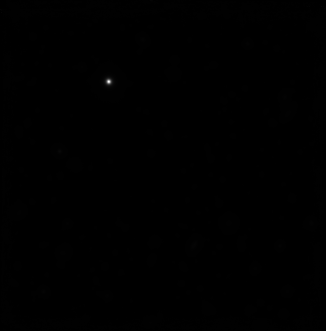
#> input picture LAB/hdfs.tiff, 326 x 331 px
$ jupyter execute LAB1_4_BIP.ipynb
#> lines starting #> are read from the running program, lines starting #| are printed output that depends on the picture
[cell 1]
import skimage.io as io
import matplotlib.pyplot as plt
import skimage as sk
import skimage.color as clr
import matplotlib as mat
import numpy as np

image = np.zeros((40,80,3)) #le 3 correspond au b du cours
plt.imshow(image)

image[0:20, 0:20, 0] = 255  #0=R, 1=G, 2=B
image[0:20, 0:20, 1] = 255

image[20:40, 0:20, 1] = 255

image[0:20, 20:40, 0] = 255
image[0:20, 20:40, 1] = 255
image[0:20, 20:40, 2] = 255

image[0:20, 40:60, 0] = 255
image[0:20, 40:60, 2] = 255

image[0:20, 60:80, 0] = 255

image[20:40, 20:40,1] = 255
image[20:40, 20:40,2] = 255

image[20:40, 40:60,2] = 255

plt.imshow(image)
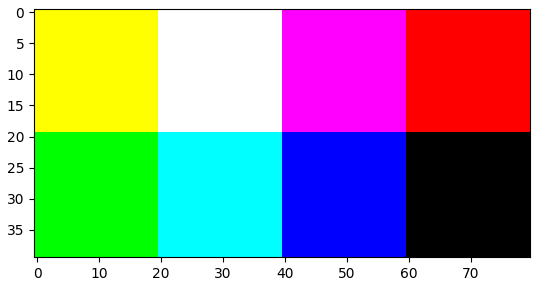
#> figure drawn by matplotlib, 1 panel

[cell 2]
sky = io.imread('hdfs.tiff')
#> sky is the input picture: shape (331, 326) uint32; min 625722, max 628454834, mean 3203051.1
fig, ax = plt.subplots(1,2, figsize = (10,10))
ax[0].imshow(sky,cmap=plt.cm.gray)
ax[1].imshow(sky,cmap=plt.cm.gray,vmax=6284548)
print('min = ', np.max(sky))
#| min =  628454834
print('max = ' ,np.min(sky))
#| max =  625722
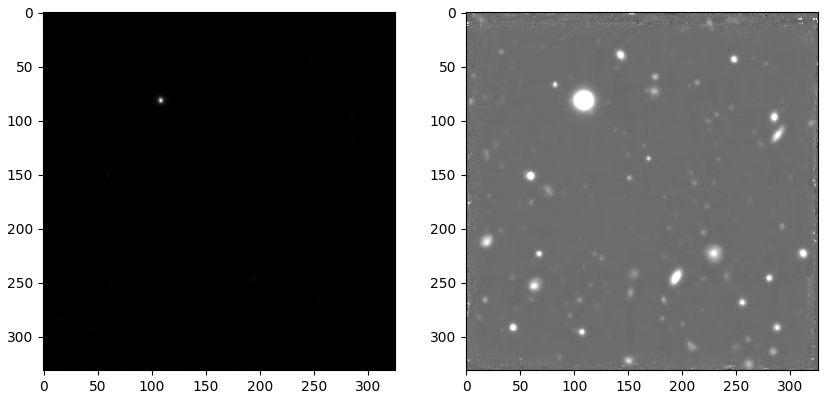
#> figure drawn by matplotlib, 2 panels

[cell 3]
santamonica = io.imread('santamonica.jpg')
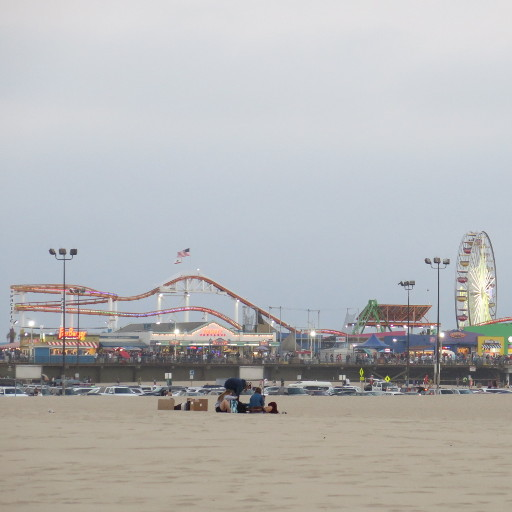
#> input picture LAB/santamonica.jpg, 512 x 512 px
#> santamonica is the input picture: shape (512, 512, 3); mean R, G, B 181.2, 181.3, 181.7
Vsantamonica = np.ravel(santamonica)
#plt.imshow(santamonica)
plt.hist(Vsantamonica,bins=100)
plt.show()
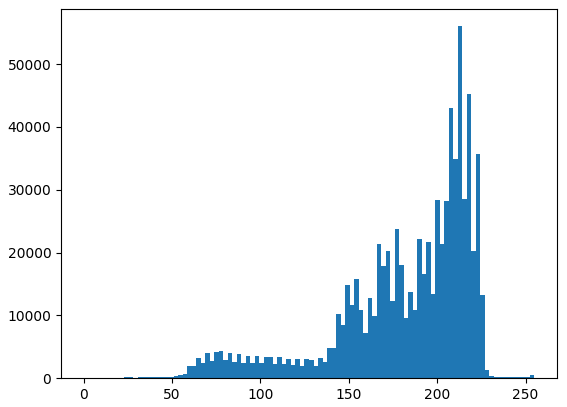
#> figure drawn by matplotlib, 1 panel; tallest bar 56026 high, from x = 211.6 to 214.2

[cell 4]
haze = io.imread('haze.png')
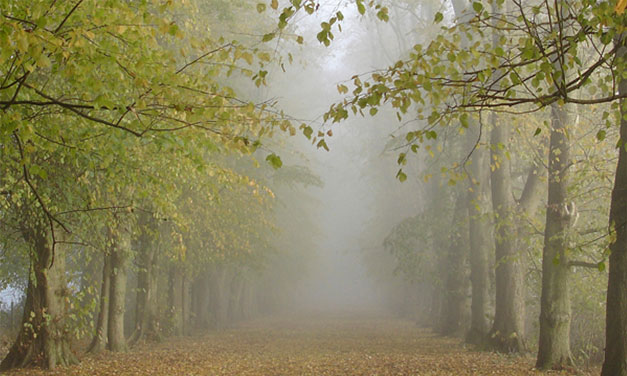
#> input picture LAB/haze.png, 627 x 376 px
#> haze is the input picture: shape (376, 627, 3); mean R, G, B 137.9, 131.9, 96.6
ig, ax = plt.subplots(1,2, figsize = (10,10))
Vhaze = np.ravel(haze)
ax[0].imshow(haze)
ax[1].hist(Vhaze,bins=100)
plt.show() # ressemble à un dirac
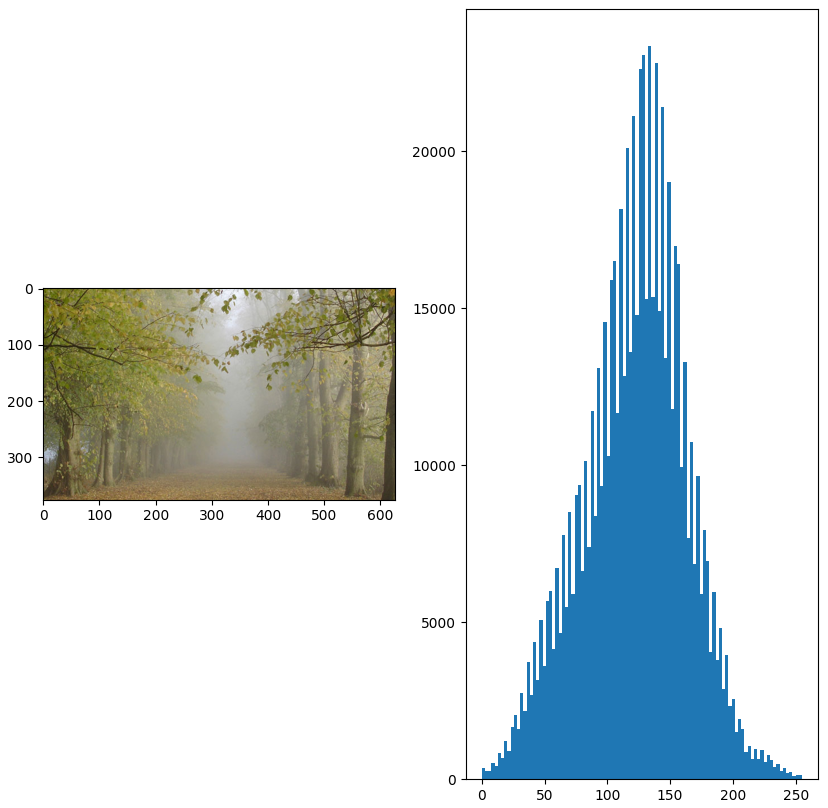
#> figure drawn by matplotlib, 2 panels; panel 2: tallest bar 23355 high, from x = 132.6 to 135.2

[cell 5]
Mhaze = haze * 5
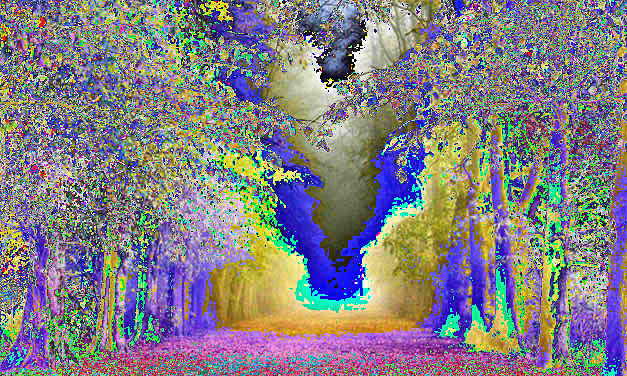
#> Mhaze: shape (376, 627, 3); mean R, G, B 130.1, 126.5, 131.8
ig, ax = plt.subplots(1,2, figsize = (10,10))
VMhaze = np.ravel(Mhaze)
ax[0].imshow(Mhaze)
ax[1].hist(VMhaze,bins=100)
plt.show() # ressemble à un dirac
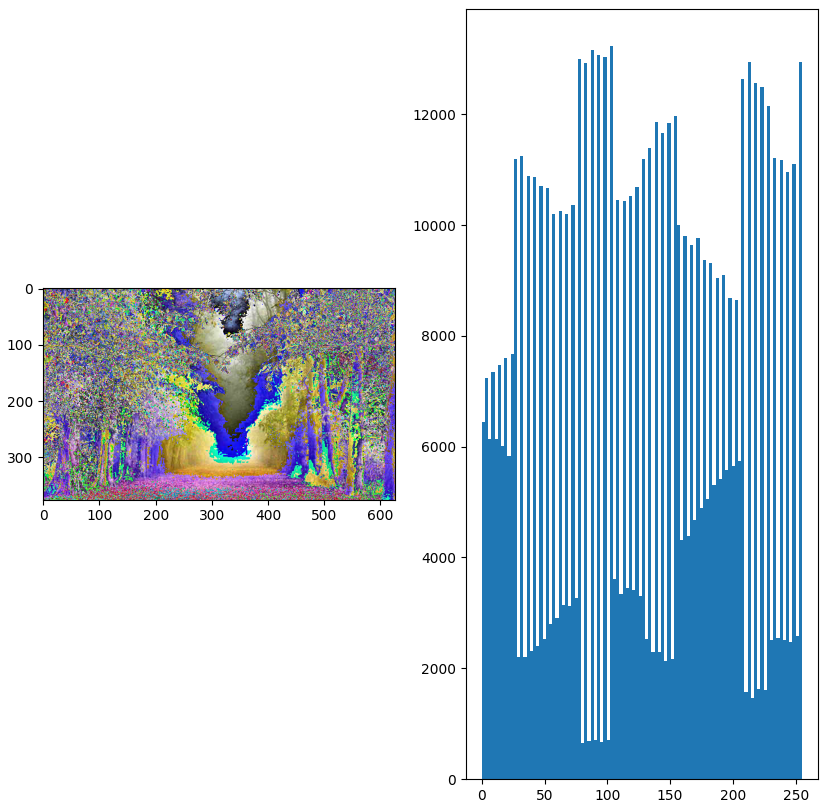
#> figure drawn by matplotlib, 2 panels; panel 2: tallest bar 13239 high, from x = 102 to 104.5

[cell 6]
Ehaze = sk.exposure.equalize_hist(haze)
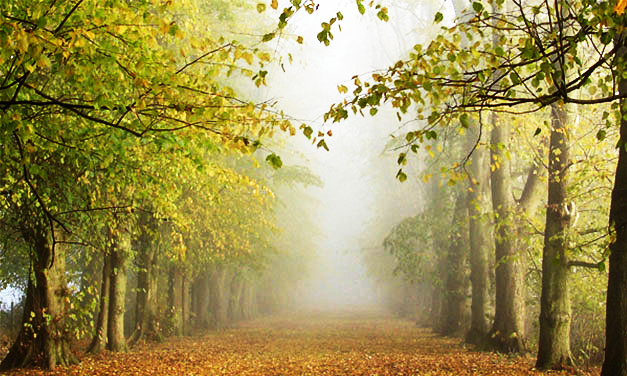
#> Ehaze: shape (376, 627, 3) float64; mean R, G, B 0.619, 0.569, 0.323
ig, ax = plt.subplots(1,2, figsize = (10,10))
VEhaze = np.ravel(Ehaze)
ax[0].imshow(Ehaze)
ax[1].hist(VEhaze,bins=100)
plt.show()
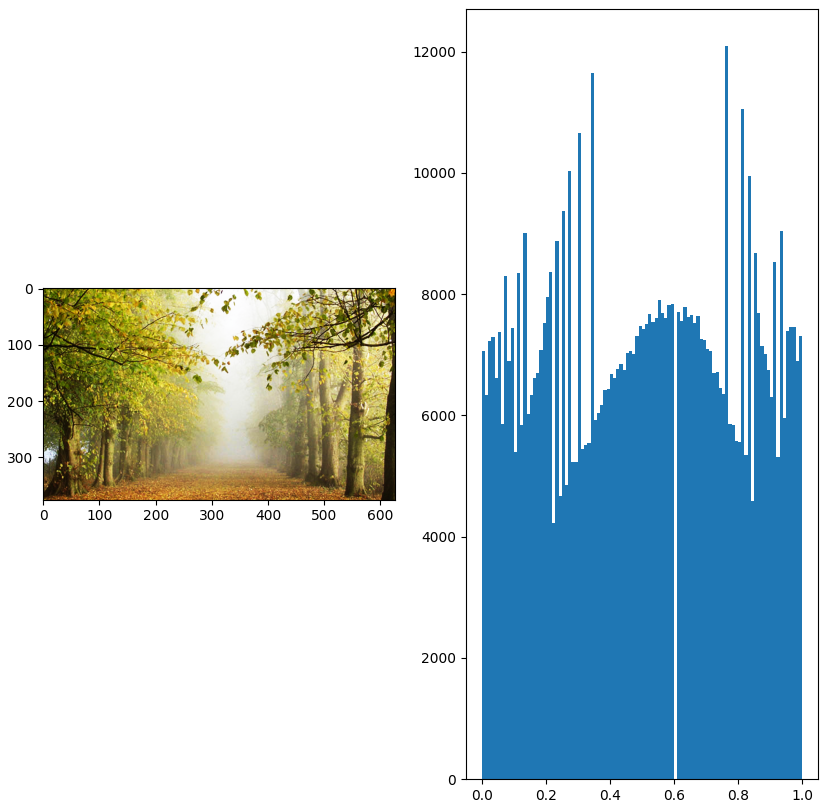
#> figure drawn by matplotlib, 2 panels; panel 2: tallest bar 12101 high, from x = 0.76 to 0.77
